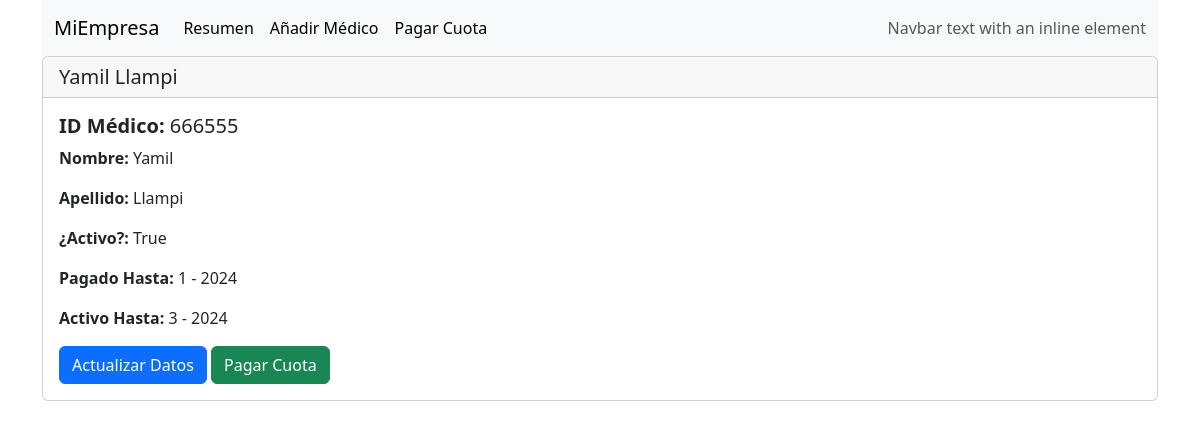
Screenshot of /quotas/detail_doctor/2 with the database file from the repository.
### apps/userprofile/models.py (models this page shows, shortened)
class UserProfile(models.Model):
    first_name = models.CharField('Nombres', max_length=150, null=True)
    last_name = models.CharField('Apellidos', max_length=150, null=True)
    id_veterinarian = models.CharField('ID Veterinario', max_length=9, null=True, unique=True)
    pagado_hasta_month = models.PositiveSmallIntegerField(null=True, default=0)
    pagado_hasta_year = models.PositiveSmallIntegerField(null=True, default=0)
    activo_hasta_month = models.PositiveSmallIntegerField(null=True, default=0)
    activo_hasta_year = models.PositiveSmallIntegerField(null=True, default=0)
    es_activo = models.BooleanField(default=True)
    objects = UserProfileManager()
    def get_full_name(self):
        return f'{self.first_name} {self.last_name}'

### apps/quotas/views.py (the view)
# urls.py: path('detail_doctor/<int:pk>', views.detail_doctor, name='detail_doctor'),
def detail_doctor(request, pk):
    context = {}
    context["doctor"] = UserProfile.objects.get(id=pk)
    return render(request, "quotas/detail_doctor.html", context)

### apps/quotas/templates/quotas/detail_doctor.html (shortened to what this page needs)
{% extends 'quotas/base.html' %}
{% block content %}
    <div class="container">
        <div class="card">
            <h5 class="card-header">{{ doctor.get_full_name }}</h5>
            <div class="card-body">
                <h5 class="card-title"><strong>ID Médico: </strong>{{ doctor.id_veterinarian }}</h5>
                <p class="card-text"><strong>Nombre: </strong>{{ doctor.first_name }}</p>
                <p class="card-text"><strong>Apellido: </strong>{{ doctor.last_name }}</p>
                <p class="card-text"><strong>¿Activo?: </strong>{{ doctor.es_activo }}</p>
                <p class="card-text"><strong>Pagado Hasta: </strong>{{ doctor.pagado_hasta_month }}
                    - {{ doctor.pagado_hasta_year }}</p>
                <p class="card-text"><strong>Activo Hasta: </strong>{{ doctor.activo_hasta_month }}
                    - {{ doctor.activo_hasta_year }}</p>
                <a href="{% url 'update_doctor' doctor.id %}" class="btn btn-primary">Actualizar Datos</a>
                <a href="{% url 'pagar_quota' doctor.id %}" class="btn btn-success">Pagar Cuota</a>
            </div>
        </div>
    </div>
{% endblock content %}

### rows the page displays
UserProfile: get_full_name "Yamil Llampi", id_veterinarian "666555", first_name "Yamil", last_name "Llampi", es_activo "True", pagado_hasta_month "1", pagado_hasta_year "2024", activo_hasta_month "3", activo_hasta_year "2024"
